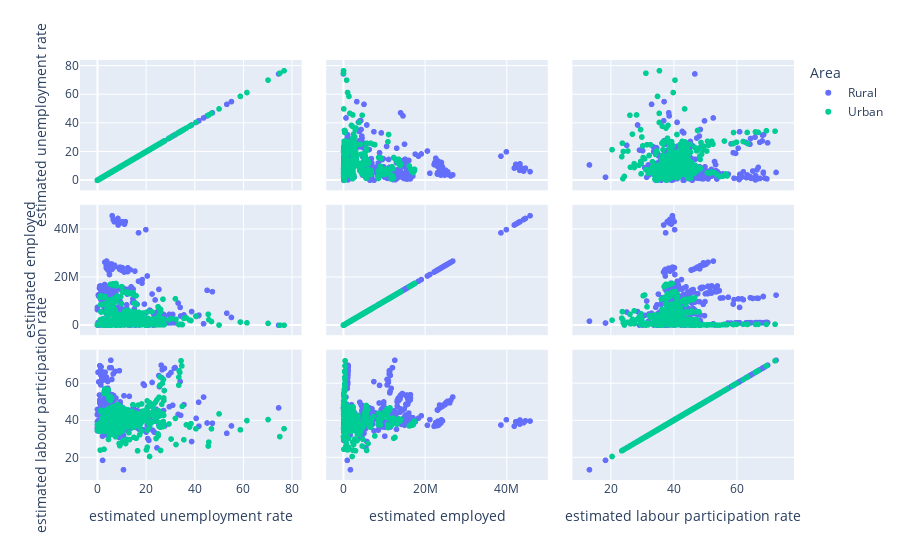

The notebook cell saved with this chart:
### Code cell
#Scatter matrix showing relationships between unemployment rate, employment, and labor participation rate, color-coded by region.
fig = px.scatter_matrix(data, template='plotly',
                        dimensions=['estimated unemployment rate', 'estimated employed', 'estimated labour participation rate'],
                        color='Area')
fig.show()

### Figure 1 — Plotly figure (JSON) as saved in the notebook; plotly's stock layout.template omitted (floating-point values rounded to 4 significant figures; data arrays with more than 128 entries replaced by an {"elided": "..."} marker saying what was removed)
{"data": [{"dimensions": [{"axis": {"matches": true}, "label": "estimated unemployment rate", "values": {"elided": "359 float values"}}, {"axis": {"matches": true}, "label": "estimated employed", "values": {"elided": "359 int values"}}, {"axis": {"matches": true}, "label": "estimated labour participation rate", "values": {"elided": "359 float values"}}], "hovertemplate": "Area=Rural<br>%{xaxis.title.text}=%{x}<br>%{yaxis.title.text}=%{y}<extra></extra>", "legendgroup": "Rural", "marker": {"color": "#636efa", "symbol": "circle"}, "name": "Rural", "showlegend": true, "type": "splom"}, {"dimensions": [{"axis": {"matches": true}, "label": "estimated unemployment rate", "values": {"elided": "381 float values"}}, {"axis": {"matches": true}, "label": "estimated employed", "values": {"elided": "381 int values"}}, {"axis": {"matches": true}, "label": "estimated labour participation rate", "values": {"elided": "381 float values"}}], "hovertemplate": "Area=Urban<br>%{xaxis.title.text}=%{x}<br>%{yaxis.title.text}=%{y}<extra></extra>", "legendgroup": "Urban", "marker": {"color": "#00cc96", "symbol": "circle"}, "name": "Urban", "showlegend": true, "type": "splom"}], "layout": {"dragmode": "select", "legend": {"title": {"text": "Area"}, "tracegroupgap": 0}, "margin": {"t": 60}}}
